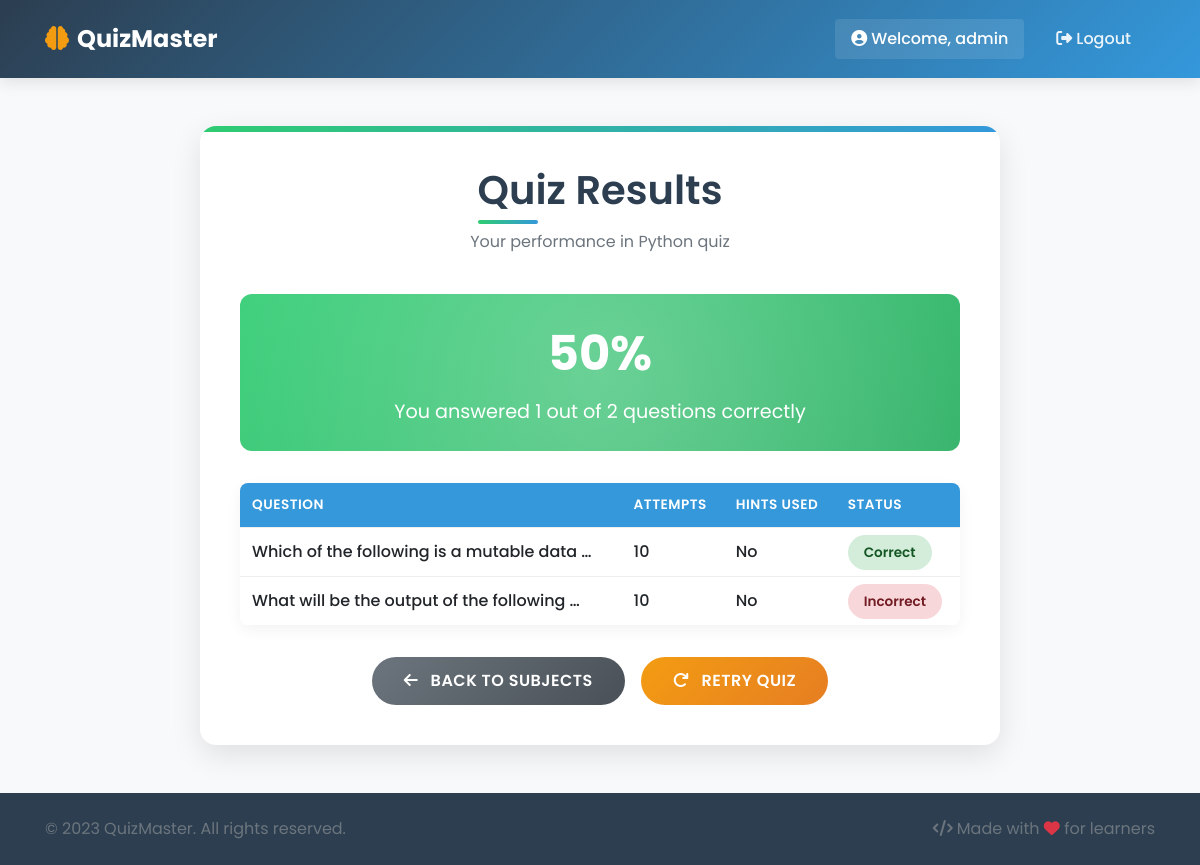
/subject/1/results/ (signed in), run on the app's committed database.
### quiz_app/models.py (models this page shows, shortened)
class Subject(models.Model):
    name = models.CharField(max_length=100)
    description = models.TextField(max_length=200,help_text="Description must be under 200 characters.")
    logo_image  = models.ImageField(upload_to='logos/', blank=True, null=True,help_text="Upload an image of size 350 × 180 px.",validators=[validate_image])
    class Meta:
        db_table = 'quiz_subject'

class Question(models.Model):
    TEXT = 'text'
    IMAGE = 'image'
    QUESTION_TYPES = [
        (TEXT, 'Text Question'),
        (IMAGE, 'Image Question'),
    ]
    subject = models.ForeignKey(Subject, on_delete=models.CASCADE)
    question_type = models.CharField(max_length=10, choices=QUESTION_TYPES, default=TEXT)
    text_content = models.TextField(blank=True, null=True)
    image_content = models.ImageField(upload_to='questions/', blank=True, null=True)
    hint = models.TextField(blank=True, null=True)
    class Meta:
        db_table = 'quiz_question'

### quiz_app/views.py (the view)
# urls.py: path("subject/<int:subject_id>/results/", views.results, name="results"),
@login_required(login_url="login")
def results(request, subject_id):
    subject = get_object_or_404(Subject, id=subject_id)
    user_id = request.user.pk
    progress_list = UserProgress.objects.filter(
        user_id=user_id, subject=subject
    ).select_related("question")
    total_questions = subject.question_set.count()
    correct_answers = progress_list.filter(answered_correctly=True).count()
    score_percentage = int((correct_answers / total_questions) * 100) if total_questions > 0 else 0
    results = []
    for progress in progress_list:
        question_text = progress.question.text_content or "Unnamed Question"
        if progress.answered_correctly:
            status = "Correct"
        elif progress.attempts >= 2:
            status = "Incorrect"
        else:
            status = "Incomplete"
        results.append({
            "question_text": question_text,
            "attempts": progress.attempts,
            "hints_used": progress.hint_used,
            "status": status,
        })
    return render(request, "results.html", {
        "subject": subject,
        "results": results,
        "total_questions": total_questions,
        "correct_answers": correct_answers,
        "score_percentage": score_percentage,
    })

### templates/results.html (shortened to what this page needs)
{% extends 'base.html' %}
{% block content %}
<div class="results-container">
    <div class="results-header">
        <h1>Quiz Results</h1>
        <p class="text-muted">Your performance in {{ subject.name }} quiz</p>
    </div>
    <div class="score-display">
        <div class="score-percentage">{{ score_percentage }}%</div>
        <div class="score-details">
            You answered {{ correct_answers }} out of {{ total_questions }} questions correctly
        </div>
    </div>
    <div class="results-table">
        <table class="table table-hover">
            <thead>
                <tr>
                    <th>Question</th>
                    <th>Attempts</th>
                    <th>Hints Used</th>
                    <th>Status</th>
                </tr>
            </thead>
            <tbody>
                {% for result in results %}
                <tr>
                    <td>{{ result.question_text|truncatewords:8 }}</td>
                    <td>{{ result.attempts }}</td>
                    <td>{% if result.hints_used %}Yes{% else %}No{% endif %}</td>
                    <td>
                        <span class="status-badge status-{{ result.status|lower }}">
                            {{ result.status }}
                        </span>
                    </td>
                </tr>
                {% endfor %}
            </tbody>
        </table>
    </div>
    <div class="results-actions">
        <a href="{% url 'subject_list' %}" class="btn btn-back btn-custom">
            <i class="fas fa-arrow-left mr-2"></i> Back to Subjects
        </a>
        <a href="{% url 'subject_questions' subject.id %}" class="btn btn-retry btn-custom">
            <i class="fas fa-redo mr-2"></i> Retry Quiz
        </a>
    </div>
</div>
{% endblock %}

### templates/base.html (shortened to what this page needs)
{% load static %}
<!DOCTYPE html>
<html lang="en">
<head>
    <link rel="stylesheet" href="https://stackpath.bootstrapcdn.com/bootstrap/4.5.2/css/bootstrap.min.css">
    <link rel="stylesheet" href="https://cdnjs.cloudflare.com/ajax/libs/font-awesome/6.4.0/css/all.min.css">
    <link rel="stylesheet" href="{% static 'css/style.css' %}">
</head>
<body>
    <nav class="navbar navbar-expand-lg navbar-dark navbar-custom">
        <div class="container">
            <a class="navbar-brand" href="{% url 'subject_list' %}">
                <i class="fas fa-brain mr-2"></i>QuizMaster
            </a>
            <div class="collapse navbar-collapse" id="navbarNav">
                <ul class="navbar-nav ml-auto">
                    {% if user.is_authenticated %}
                        <li class="nav-item">
                            <span class="navbar-text user-welcome">
                                <i class="fas fa-user-circle mr-1"></i>Welcome, {{ user.username }}
                            </span>
                        </li>
                        <li class="nav-item">
                            <a class="nav-link" href="{% url 'admin:logout' %}">
                                <i class="fas fa-sign-out-alt mr-1"></i>Logout
                            </a>
                        </li>
                    {% else %}
                        <li class="nav-item">
                            <a class="nav-link" href="{% url 'admin:login' %}">
                                <i class="fas fa-sign-in-alt mr-1"></i>Login
                            </a>
                        </li>
                    {% endif %}
                </ul>
            </div>
        </div>
    </nav>
    <main class="main-content">
        <div class="container">
            {% block content %}{% endblock %}
        </div>
    </main>
    <footer class="footer">
        <div class="container">
            <div class="row">
                <div class="col-md-6">
                    <p class="text-muted">&copy; 2023 QuizMaster. All rights reserved.</p>
                </div>
                <div class="col-md-6 text-md-right">
                    <p class="text-muted">
                        <i class="fas fa-code mr-1"></i>Made with <i class="fas fa-heart text-danger"></i> for learners
                    </p>
                </div>
            </div>
        </div>
    </footer>
</body>
</html>

### static/css/style.css (style rules this page uses)
:root { --primary-color: #3498db; --secondary-color: #2c3e50; --success-color: #2ecc71; --warning-color: #f39c12; --danger-color: #e74c3c; --light-color: #ecf0f1; --dark-color: #34495e; --card-shadow: 0 10px 30px rgba(0, 0, 0, 0.1); --transition: all 0.3s ease; }
body { font-family: 'Poppins', sans-serif; background-color: #f8f9fa; color: var(--dark-color); min-height: 100vh; display: flex; flex-direction: column; }
h1, h2, h3, h4, h5, h6 { font-family: 'Poppins', sans-serif; font-weight: 600; color: var(--secondary-color); }
.navbar-custom { background: linear-gradient(135deg, var(--secondary-color) 0%, var(--primary-color) 100%); box-shadow: 0 4px 15px rgba(0, 0, 0, 0.1); padding: 1rem 0; }
.navbar-brand { font-weight: 700; font-size: 1.5rem; color: white !important; }
.navbar-brand i { color: var(--warning-color); }
.navbar-nav .nav-link { color: rgba(255, 255, 255, 0.9) !important; font-weight: 500; margin: 0 0.5rem; transition: var(--transition); border-radius: 4px; padding: 0.5rem 1rem !important; }
.user-welcome { color: white !important; font-weight: 500; padding: 0.5rem 1rem; background-color: rgba(255, 255, 255, 0.1); border-radius: 4px; margin-right: 0.5rem; }
.main-content { flex: 1; padding: 3rem 0; }
.footer { background-color: var(--secondary-color); color: white; padding: 1.5rem 0; margin-top: auto; }
.footer p { margin: 0; }
.btn-custom { padding: 0.75rem 2rem; border-radius: 50px; font-weight: 600; text-transform: uppercase; letter-spacing: 0.5px; transition: var(--transition); }
.results-container { max-width: 800px; margin: 0 auto; background: white; border-radius: 16px; box-shadow: var(--card-shadow); padding: 2.5rem; position: relative; overflow: hidden; }
.results-container:before { content: ''; position: absolute; top: 0; left: 0; width: 100%; height: 6px; background: linear-gradient(90deg, var(--success-color), var(--primary-color)); }
.results-header { text-align: center; margin-bottom: 2.5rem; position: relative; }
.results-header h1 { font-size: 2.5rem; margin-bottom: 1rem; position: relative; display: inline-block; }
.results-header h1:after { content: ''; position: absolute; bottom: -10px; left: 0; width: 60px; height: 4px; background: linear-gradient(90deg, var(--success-color), var(--primary-color)); border-radius: 2px; }
.score-display { background: linear-gradient(135deg, var(--success-color) 0%, #27ae60 100%); color: white; border-radius: 12px; padding: 1.5rem; margin-bottom: 2rem; text-align: center; position: relative; overflow: hidden; }
.score-display:before { content: ''; position: absolute; top: -50%; left: -50%; width: 200%; height: 200%; background: radial-gradient(circle, rgba(255,255,255,0.3) 0%, rgba(255,255,255,0) 70%); animation: pulse 3s infinite; }
.score-percentage { font-size: 3rem; font-weight: 700; margin-bottom: 0.5rem; position: relative; }
.score-details { font-size: 1.2rem; position: relative; }
.results-table { margin-bottom: 2rem; }
.results-table .table { border-radius: 8px; overflow: hidden; box-shadow: 0 5px 15px rgba(0,0,0,0.05); }
.results-table .table th { background-color: var(--primary-color); color: white; border: none; font-weight: 600; text-transform: uppercase; font-size: 0.85rem; letter-spacing: 0.5px; }
.results-table .table td { vertical-align: middle; border-color: #eee; font-weight: 500; }
.status-badge { padding: 0.5rem 1rem; border-radius: 50px; font-weight: 600; font-size: 0.85rem; }
.status-correct { background-color: #d4edda; color: #155724; }
.status-incorrect { background-color: #f8d7da; color: #721c24; }
.results-actions { display: flex; justify-content: center; gap: 1rem; margin-top: 2rem; }
.results-actions .btn { min-width: 180px; }
.btn-back { background: linear-gradient(135deg, #6c757d 0%, #495057 100%); border: none; color: white; }
.btn-retry { background: linear-gradient(135deg, var(--warning-color) 0%, #e67e22 100%); border: none; color: white; }

### data on the page
Subject: name "Python"
Question: question_text "Which of the following is a mutable data …"
Question: question_text "What will be the output of the following …"

### other printed values
{{ user.username }} "admin"
{{ score_percentage }} "50"
{{ correct_answers }} "1"
{{ total_questions }} "2"
{{ result.attempts }} "10" "10"
{{ result.status }} "Correct" "Incorrect"
